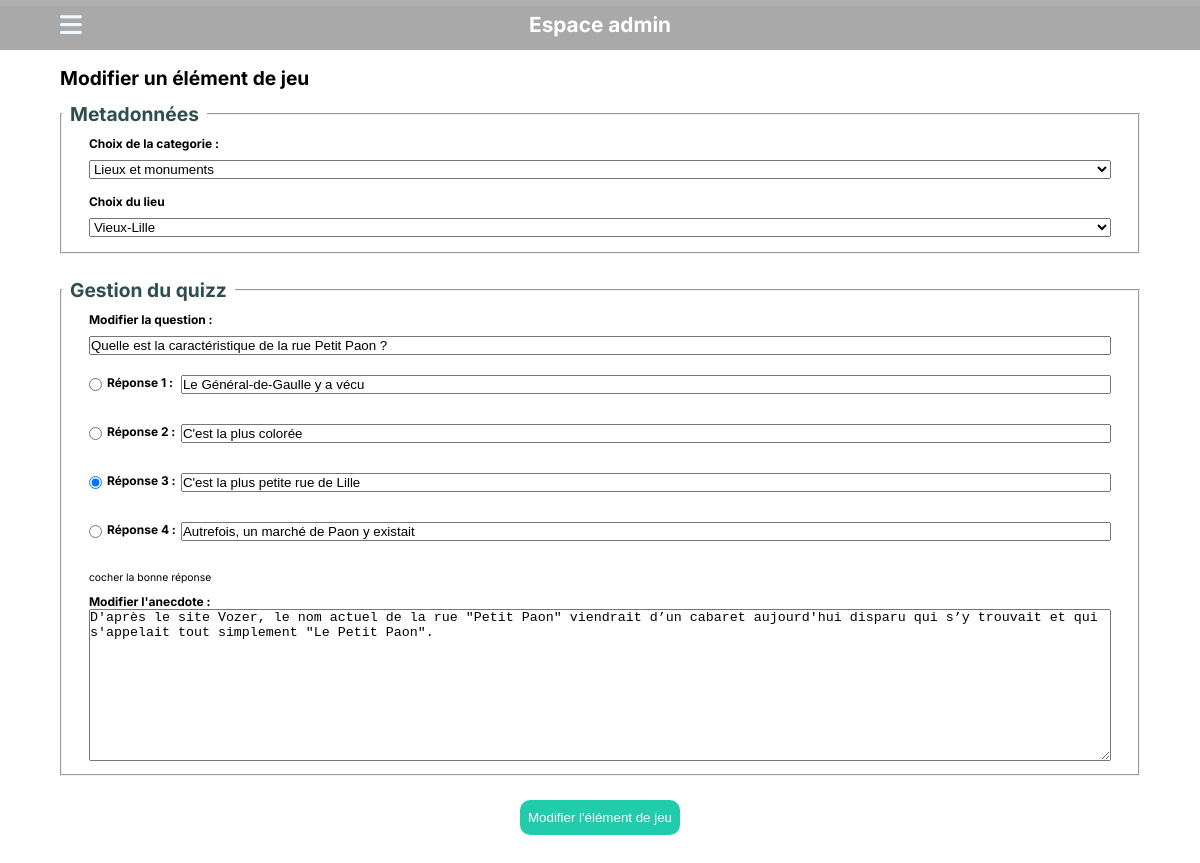
The app's page /admin/update?id=1 with its own data.
### tables this page shows
CREATE TABLE `lieu` (
  `ID` int(11) NOT NULL AUTO_INCREMENT,
  `NOM_LIEU` varchar(255) DEFAULT NULL,
  `ID_CAT` int(11) DEFAULT NULL,
  PRIMARY KEY (`ID`),
  KEY `categorie` (`ID_CAT`),
  CONSTRAINT `categorie` FOREIGN KEY (`ID_CAT`) REFERENCES `categorie` (`ID`) ON DELETE CASCADE ON UPDATE CASCADE
);

CREATE TABLE `categorie` (
  `ID` int(11) NOT NULL AUTO_INCREMENT,
  `NOM_CAT` varchar(50) NOT NULL,
  PRIMARY KEY (`ID`)
);

CREATE TABLE `quizz` (
  `ID` int(11) NOT NULL AUTO_INCREMENT,
  `ID_LIEU` int(11) NOT NULL,
  `question` varchar(400) DEFAULT NULL,
  `anecdote` varchar(1000) NOT NULL,
  `r1` varchar(300) DEFAULT NULL,
  `r2` varchar(300) DEFAULT NULL,
  `r3` varchar(300) DEFAULT NULL,
  `r4` varchar(300) DEFAULT NULL,
  `br` int(11) DEFAULT NULL,
  PRIMARY KEY (`ID`),
  KEY `lieu` (`ID_LIEU`),
  CONSTRAINT `lieu` FOREIGN KEY (`ID_LIEU`) REFERENCES `lieu` (`ID`) ON DELETE CASCADE ON UPDATE CASCADE
);

### class/AbstractController.php (called while the page is built, shortened)
<?php
abstract class AbstractController
{
    protected function render(string $view, array $options = []):void
    {
        require __DIR__."/../view/".$view;
    }
}
?>

### controller/AdminController.php (called while the page is built, shortened)
<?php
class AdminController extends AbstractController implements CrudInterface
{
    private AdminModel $db;
    function __construct()
    {
        $this->db = new AdminModel();
    }
    public function update()
    {
        $places= $this->db->getAllPlaces();
        $catList = $this->db->getAllCategories();
        $dataMessage= $this->db->getQuestionWithPlaceAndCategorie($_GET['id']);
        $this->render("admin/update.php", [
        "places"=>$places,
        "catList"=>$catList,
        "dataMessage"=>$dataMessage,
        "title"=>"Modifier une question",
        ]);
    }
}
?>

### index.php (called while the page is built, shortened)
<?php
require "./class/Autoloader.php";
Router::routing();
?>

### class/Autoloader.php (called while the page is built, shortened)
<?php
class Autoloader
{
    public static function register()
    {
        spl_autoload_register(function($class)
            {
                $file = str_replace("\\", DIRECTORY_SEPARATOR,$class).".php";
                return false;
            });
    }
}
?>

### assets/service/_pdo.php (called while the page is built, shortened)
<?php
function connexionPDO(): PDO{
    $config = require __DIR__."/../config/_databaseConfig.php";
    $dsn =
    "mysql:host=".$config['host']
    .";dbname=".$config['database']
    .";charset=".$config['charset'];
    try{
        $pdo = new PDO(
            $dsn,
            $config['user'],
            $config['password'],
            $config['options']
        );
        return $pdo;
    } catch(PDOException $e){
            throw new PDOException(
                $e->getMessage(),
                (int)$e-> getCode()
            );
    }
}
?>

### class/AbstractModel.php (called while the page is built, shortened)
<?php
require __DIR__."/../assets/service/_pdo.php";
abstract class AbstractModel
{
    function __construct()
    {
        $this->pdo = connexionPDO();
    }
}
?>

### model/AdminModel.php (called while the page is built, shortened)
<?php
class AdminModel extends AbstractModel
{
    public function getQuestionWithPlaceAndCategorie(?int $id=NULL):array|bool{
        $request = "SELECT * FROM quizz q INNER JOIN lieu l ON l.ID = q.ID_LIEU INNER JOIN categorie c ON c.ID = l.ID_CAT";
        if ($id !== NULL)
        {
            $request .= " WHERE q.ID = " . $id;
        }
        $sql = $this->pdo->query($request);
        return $sql->fetchAll();
    }
    public function getAllCategories():array
    {
        $sql = $this->pdo->query("SELECT * from categorie");
        return $sql->fetchAll();
    }
    public function getAllPlaces():array
    {
        $sql = $this->pdo->query("SELECT * FROM lieu");
        return $sql->fetchAll();
    }
}
?>

### view/admin/update.php (the view, shortened to what this page needs)
<?php
$mainTitle = "Modifier un élément de jeu";
require __DIR__."/../../assets/template/_header-admin.php";
?>
<?php require __DIR__ . "/../../assets/template/_nav2.php"; ?>
<div class="mainContent">
    <h2><?php echo $mainTitle ?? "Bienvenue administrateur" ?></h2>
    <form action="" method="POST">
        <fieldset class="metaData">
            <legend>Metadonnées</legend>
            <div class="categorie">
                <label for="categorie">Choix de la categorie :</label>
                <select name="categorie" id="categorie">
                    <?php foreach ($catList as $categorie) :
                    ?>
                    <option
                    value="<?php echo $categorie['ID'] ?>"
                    <?php
                    if($dataMessage[0]['ID_CAT'] == $categorie['ID']): ?>
                        selected
                    <?php endif; ?>
                    >
                        <?php echo $categorie['NOM_CAT'] ?>
                </option>
                    <?php endforeach; ?>
                </select>
            </div>
            <div class="place">
                <label for="place">Choix du lieu </label>
                <select name="place" id="place">
                <?php foreach ($places as $place): ?>
                <option value=
                "<?php
                echo $place['ID'] ?>"
                <?php
                if($dataMessage[0]['ID_LIEU'] === $place['ID']) : ?>
                    selected
                <?php endif; ?>
                >
                <?php echo $place['NOM_LIEU'] ?>
                </option>
                <?php endforeach; ?>
                </select>
            </div>
        </fieldset>
        <fieldset class="gestionQuizz">
            <legend>Gestion du quizz</legend>
            <div class="question">
                <label for="question">Modifier la question : </label>
                <input type="text" name="question"
                id="question" value="<?php echo $dataMessage[0]['question']; ?>">
            </div>
            <div class="reponse">
                <input type="radio" name="good" value="1"
                <?php if($dataMessage[0]['br'] == 1): ?>
                    checked
                <?php endif; ?>
                >
                <label for="r1">Réponse 1 :</label>
                <input type="text" name="r1" value="<?php echo $dataMessage[0]['r1']; ?>"><br>
                <input type="radio" name="good" value="2"
                <?php if($dataMessage[0]['br'] == 2): ?>
                    checked
                <?php endif; ?>
                >
                <label for="r2">Réponse 2 : </label>
                <input type="text" name="r2" value="<?php echo $dataMessage[0]['r2']; ?>"><br>
                <input type="radio" name="good" value="3"
                <?php if($dataMessage[0]['br'] == 3): ?>
                    checked
                <?php endif; ?>
                >
                <label for="r3">Réponse 3 :</label>
                <input type="text" name="r3" value="<?php echo $dataMessage[0]['r3']; ?>"><br>
                <input type="radio" name="good" value="4"
                <?php if($dataMessage[0]['br'] == 4): ?>
                    checked
                <?php endif; ?>
                >
                <label for="r4">Réponse 4 : </label>
                <input type="text" name="r4" value="<?php echo $dataMessage[0]['r4']; ?>"><br>
                <span>cocher la bonne réponse</span>
            </div>
            <div class="anecdote">
                <label for="anecdote">Modifier l'anecdote :</label>
                <textarea name="anecdote" id="anecdote" cols="30" rows="10"
                ><?php echo $dataMessage[0]['anecdote']; ?>
                </textarea>
            </div>
        </fieldset>
        <input type="submit" name="upGame" value="Modifier l'élément de jeu">
    </form>
    </section>
<?php
require __DIR__."/../../assets/template/_footer-admin.php";?>

### assets/style/admin.css (style rules this page uses)
body { width: 100vw; height: 100vh; font-family: "Inter", sans-serif; }
.admin-section .mainContent { grid-row: 2/3; width: 90%; margin: 0 auto; }
.admin-section .mainContent h2 { font-size: 1.2rem; }
.admin-section .mainContent form { display: flex; flex-direction: column; justify-content: center; height: 100%; gap: 1.5rem; }
.admin-section .mainContent form fieldset { display: flex; flex-direction: column; gap: 10px; padding: 10px 0; font-size: 0.75rem; }
.admin-section .mainContent form fieldset legend { font-weight: bold; padding: 0 0.5rem; font-size: 1.2rem; color: darkslategray; }
.admin-section .mainContent form fieldset label { font-weight: bold; }
.admin-section .mainContent form fieldset .categorie, .admin-section .mainContent form fieldset .place, .admin-section .mainContent form fieldset .question, .admin-section .mainContent form fieldset .reponse, .admin-section .mainContent form fieldset .anecdote { width: 95%; margin: 0 auto; }
.admin-section .mainContent form fieldset .question, .admin-section .mainContent form fieldset .categorie, .admin-section .mainContent form fieldset .place { display: grid; grid-template-rows: 1fr 1fr; row-gap: 5px; }
.admin-section .mainContent form fieldset .reponse { display: grid; grid-template-columns: auto auto 1fr; grid-gap: 5px; }
.admin-section .mainContent form fieldset .reponse input[type=radio] { grid-column: 1/2; }
.admin-section .mainContent form fieldset .reponse label { grid-column: 2/3; }
.admin-section .mainContent form fieldset .reponse input[type=text] { grid-column: 3/4; }
.admin-section .mainContent form fieldset .reponse span { font-size: 0.65rem; grid-column: 1/4; }
.admin-section .mainContent form fieldset .anecdote textarea { width: 100%; }
.admin-section .mainContent form input[type=submit] { width: 160px; height: 35px; align-self: center; outline: 1px solid transparent; border: 1px solid transparent; border-radius: 10px; background-color: #21CCAD; color: white; }

### records on screen
lieu: categorie "Lieux et monuments"
quizz: place "Vieux-Lille", question "Quelle est la caractéristique de la rue Petit Paon ?", r1 "Le Général-de-Gaulle y a vécu", r2 "C'est la plus colorée", br "☑", r3 "C'est la plus petite rue de Lille", r4 "Autrefois, un marché de Paon y existait", anecdote "D'après le site Vozer, le nom actuel de la rue \"Petit Paon\" viendrait d’un cabaret aujourd'hui disparu qui s’y trouvait et qui s'appelait tout simplement \"Le Petit Paon\"."

### other values on screen
$mainTitle "Modifier un élément de jeu"
